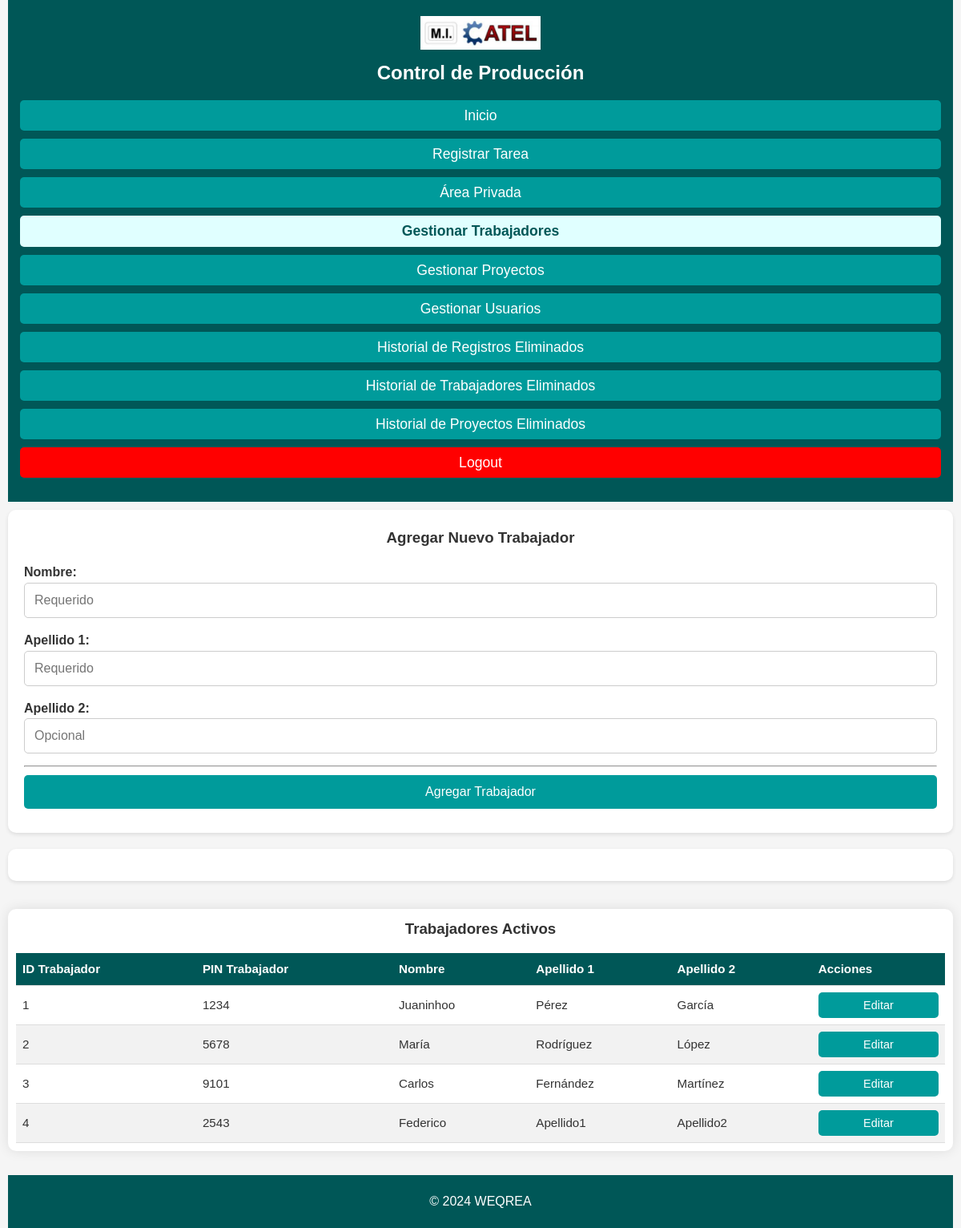
Page /gestionar_trabajadores (signed in) on the committed database.
### app/models.py (models this page shows)
class RegistroTrabajadores(db.Model):
    __tablename__ = 'registro_trabajadores'
    ID_trabajador = db.Column(db.Integer, primary_key=True, autoincrement=True)
    PIN_trabajador = db.Column(db.Integer, unique=True)
    nombre_trabajador = db.Column(db.String, nullable=False)
    apellido1_trabajador = db.Column(db.String, nullable=False)
    apellido2_trabajador = db.Column(db.String)
    eliminado = db.Column(db.Boolean, default=False, nullable=False)  # Nueva columna

### app/routes.py (the view, shortened to what this page needs)
    @app.route('/gestionar_trabajadores', methods=['GET', 'POST'])
    @login_required
    @jefe_taller_required  # Solo el Jefe de Taller puede acceder
    def gestionar_trabajadores():
        trabajadores = RegistroTrabajadores.query.filter_by(eliminado=False).all()
        return render_template('gestionar_trabajadores.html', trabajadores=trabajadores)

### app/routes.py (called while the page is built)
def login_required(f):
    @wraps(f)
    def decorated_function(*args, **kwargs):
        if 'usuario_id' not in session:
            flash('Debes iniciar sesión para acceder a esta página.', 'error')
            return redirect(url_for('login'))
        return f(*args, **kwargs)
    return decorated_function

def jefe_taller_required(f):
    @wraps(f)
    def decorated_function(*args, **kwargs):
        if 'rol' not in session or session['rol'] != 'jefe_taller':
            flash('No tienes permisos para acceder a esta página.', 'error')
            return redirect(url_for('home'))
        return f(*args, **kwargs)
    return decorated_function

### run.py (called while the page is built)
@app.before_request
def make_session_permanent():
    session.permanent = True

@app.after_request
def add_security_headers(response: Response):
    response.headers['X-Content-Type-Options'] = 'nosniff'
    return response

### app/templates/gestionar_trabajadores.html (shortened to what this page needs)
{% extends 'base.html' %}
{% block content %}
<div class="visor_registros">
    <div class="filter">
        <div class="filter-container">
            <h3>Agregar Nuevo Trabajador</h3>
            <form method="POST" action="{{ url_for('gestionar_trabajadores') }}">
                <div>
                    <label for="nombre_trabajador">Nombre:</label>
                    <input type="text" id="nombre_trabajador" name="nombre_trabajador" placeholder="Requerido" required>
                </div>
                <div>
                    <label for="apellido1_trabajador">Apellido 1:</label>
                    <input type="text" id="apellido1_trabajador" name="apellido1_trabajador" placeholder="Requerido" required>
                </div>
                <div>
                    <label for="apellido2_trabajador">Apellido 2:</label>
                    <input type="text" id="apellido2_trabajador" name="apellido2_trabajador" placeholder="Opcional">
                </div>
                <hr>
                <button type="submit">Agregar Trabajador</button>
            </form>
        </div>
        <div class="filter-result">
        </div>
    </div>
    <div class="table-container">
        <h3>Trabajadores Activos</h3>
        <table>
            <thead>
                <tr>
                    <th>ID Trabajador</th>
                    <th>PIN Trabajador</th>
                    <th>Nombre</th>
                    <th>Apellido 1</th>
                    <th>Apellido 2</th>
                    <th>Acciones</th>
                </tr>
            </thead>
            <tbody>
                {% for trabajador in trabajadores %}
                <tr>
                    <td>{{ trabajador.ID_trabajador }}</td>
                    <td>{{ trabajador.PIN_trabajador }}</td>
                    <td>{{ trabajador.nombre_trabajador }}</td>
                    <td>{{ trabajador.apellido1_trabajador }}</td>
                    <td>{{ trabajador.apellido2_trabajador }}</td>
                    <td>
                        <form class="edit-button" action="{{ url_for('editar_trabajador', id=trabajador.ID_trabajador) }}" method="get">
                            <button type="submit">Editar</button>
                        </form>
                    </td>
                </tr>
                {% endfor %}
            </tbody>
        </table>
    </div>
</div>
{% endblock %}

### app/static/css/styles.css (style rules this page uses)
* { margin: 0; padding: 0; box-sizing: border-box; }
body { font-family: 'Arial', sans-serif; background-color: #f5f5f5; color: #333; line-height: 1.6; padding: 0 10px; }
h1, h2, h3 { margin-bottom: 15px; color: #333; text-align: center; }
hr { margin-bottom: 10px; }
.filter { display: flex; justify-content: space-between; width: 100%; padding: 0px; box-sizing: border-box; }
.filter-container, .filter-result { width: 49%; padding: 20px; background-color: white; box-shadow: 0 2px 5px rgba(0, 0, 0, 0.1); box-sizing: border-box; border-radius: 10px; }
.filter-container form { display: flex; flex-direction: column; }
.filter-container div { margin-bottom: 15px; }
.filter-container label { font-weight: bold; margin-bottom: 5px; }
.filter-container input, .filter-container select { width: 100%; padding: 8px; border: 1px solid #ccc; border-radius: 5px; }
.filter-container button { width: 100%; padding: 10px; background-color: #009B9B; color: white; border: none; font-size: 1rem; cursor: pointer; border-radius: 5px; transition: background-color 0.1s ease; margin-bottom: 10px; }
.table-container { width: 100%; overflow-x: auto; margin-top: 20px; background-color: white; padding: 20px; border-radius: 10px; box-shadow: 0 0 15px rgba(0, 0, 0, 0.1); }
.table-container table { width: 100%; border-collapse: collapse; background-color: white; border-radius: 10px; }
.table-container th, .table-container td { padding: 5px; text-align: left; border-bottom: 1px solid #ddd; }
.table-container th { background-color: #005757; color: white; font-weight: bold; }
.table-container td { color: #333; }
.table-container tr:nth-child(even) { background-color: #f2f2f2; }
.table-container tr:nth-child(odd) { background-color: #ffffff; }
.table-container button { width: 100%; padding: 5px; background-color: #009B9B; color: white; border: none; font-size: 1rem; cursor: pointer; border-radius: 5px; transition: background-color 0.1s ease; margin-bottom: 0px; }
@media (max-width: 1200px) { .filter { flex-direction: column; } }
@media (max-width: 1200px) { .filter-container, .filter-result { width: 100%; margin-bottom: 20px; } }
@media (max-width: 1200px) { .form-container, .table-container { padding: 15px; } }
@media (max-width: 1200px) { .form-container button, .filter-container button { font-size: 1rem; padding: 12px; } }
@media (max-width: 1200px) { .form-container input, .filter-container input, .form-container select, .filter-container select, .form-container textarea { padding: 12px; font-size: 1rem; } }
@media (max-width: 1200px) { .table-container { margin-top: 15px; padding: 10px; } }
@media (max-width: 1200px) { .table-container th, .table-container td { padding: 8px; font-size: 0.95rem; } }
@media (max-width: 1200px) { .table-container button { font-size: 0.9rem; padding: 8px; } }

### rows in the picture
RegistroTrabajadores: ID_trabajador "1", PIN_trabajador "1234", nombre_trabajador "Juaninhoo", apellido1_trabajador "Pérez", apellido2_trabajador "García"
RegistroTrabajadores: ID_trabajador "2", PIN_trabajador "5678", nombre_trabajador "María", apellido1_trabajador "Rodríguez", apellido2_trabajador "López"
RegistroTrabajadores: ID_trabajador "3", PIN_trabajador "9101", nombre_trabajador "Carlos", apellido1_trabajador "Fernández", apellido2_trabajador "Martínez"
RegistroTrabajadores: ID_trabajador "4", PIN_trabajador "2543", nombre_trabajador "Federico", apellido1_trabajador "Apellido1", apellido2_trabajador "Apellido2"
